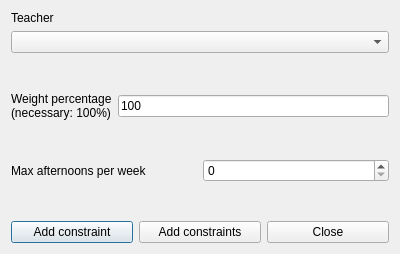
<?xml version="1.0" encoding="UTF-8"?>
<ui version="4.0">
 <class>AddConstraintTeacherMaxAfternoonsPerWeekForm_template</class>
 <widget class="QDialog" name="AddConstraintTeacherMaxAfternoonsPerWeekForm_template">
  <property name="geometry">
   <rect>
    <x>0</x>
    <y>0</y>
    <width>400</width>
    <height>254</height>
   </rect>
  </property>
  <property name="windowTitle">
   <string extracomment="This is the title of the dialog to add a new constraint of this type">Add teacher max afternoons per week</string>
  </property>
  <layout class="QVBoxLayout" name="verticalLayout_2">
   <item>
    <layout class="QVBoxLayout" name="verticalLayout">
     <item>
      <widget class="QLabel" name="teacherTextLabel">
       <property name="frameShape">
        <enum>QFrame::NoFrame</enum>
       </property>
       <property name="frameShadow">
        <enum>QFrame::Plain</enum>
       </property>
       <property name="text">
        <string>Teacher</string>
       </property>
       <property name="wordWrap">
        <bool>false</bool>
       </property>
      </widget>
     </item>
     <item>
      <widget class="QComboBox" name="teachersComboBox">
       <property name="editable">
        <bool>false</bool>
       </property>
       <property name="insertPolicy">
        <enum>QComboBox::NoInsert</enum>
       </property>
       <property name="duplicatesEnabled">
        <bool>false</bool>
       </property>
      </widget>
     </item>
    </layout>
   </item>
   <item>
    <spacer name="verticalSpacer">
     <property name="orientation">
      <enum>Qt::Vertical</enum>
     </property>
     <property name="sizeHint" stdset="0">
      <size>
       <width>20</width>
       <height>27</height>
      </size>
     </property>
    </spacer>
   </item>
   <item>
    <layout class="QHBoxLayout" name="horizontalLayout_2">
     <item>
      <widget class="QLabel" name="weightTextLabel">
       <property name="frameShape">
        <enum>QFrame::NoFrame</enum>
       </property>
       <property name="frameShadow">
        <enum>QFrame::Plain</enum>
       </property>
       <property name="text">
        <string>Weight percentage
(necessary: 100%)</string>
       </property>
       <property name="wordWrap">
        <bool>false</bool>
       </property>
      </widget>
     </item>
     <item>
      <widget class="QLineEdit" name="weightLineEdit">
       <property name="text">
        <string notr="true">100</string>
       </property>
      </widget>
     </item>
    </layout>
   </item>
   <item>
    <spacer name="verticalSpacer_2">
     <property name="orientation">
      <enum>Qt::Vertical</enum>
     </property>
     <property name="sizeHint" stdset="0">
      <size>
       <width>20</width>
       <height>27</height>
      </size>
     </property>
    </spacer>
   </item>
   <item>
    <layout class="QHBoxLayout" name="horizontalLayout_3">
     <item>
      <widget class="QLabel" name="maxAfternoonsTextLabel">
       <property name="frameShape">
        <enum>QFrame::NoFrame</enum>
       </property>
       <property name="frameShadow">
        <enum>QFrame::Plain</enum>
       </property>
       <property name="text">
        <string>Max afternoons per week</string>
       </property>
       <property name="wordWrap">
        <bool>false</bool>
       </property>
      </widget>
     </item>
     <item>
      <widget class="QSpinBox" name="maxAfternoonsSpinBox"/>
     </item>
    </layout>
   </item>
   <item>
    <spacer name="verticalSpacer_3">
     <property name="orientation">
      <enum>Qt::Vertical</enum>
     </property>
     <property name="sizeHint" stdset="0">
      <size>
       <width>20</width>
       <height>27</height>
      </size>
     </property>
    </spacer>
   </item>
   <item>
    <layout class="QHBoxLayout" name="horizontalLayout">
     <item>
      <widget class="QPushButton" name="addConstraintPushButton">
       <property name="text">
        <string>Add constraint</string>
       </property>
      </widget>
     </item>
     <item>
      <widget class="QPushButton" name="addConstraintsPushButton">
       <property name="text">
        <string>Add constraints</string>
       </property>
      </widget>
     </item>
     <item>
      <widget class="QPushButton" name="closePushButton">
       <property name="text">
        <string>Close</string>
       </property>
      </widget>
     </item>
    </layout>
   </item>
  </layout>
 </widget>
 <layoutdefault spacing="6" margin="11"/>
 <resources/>
 <connections/>
</ui>
